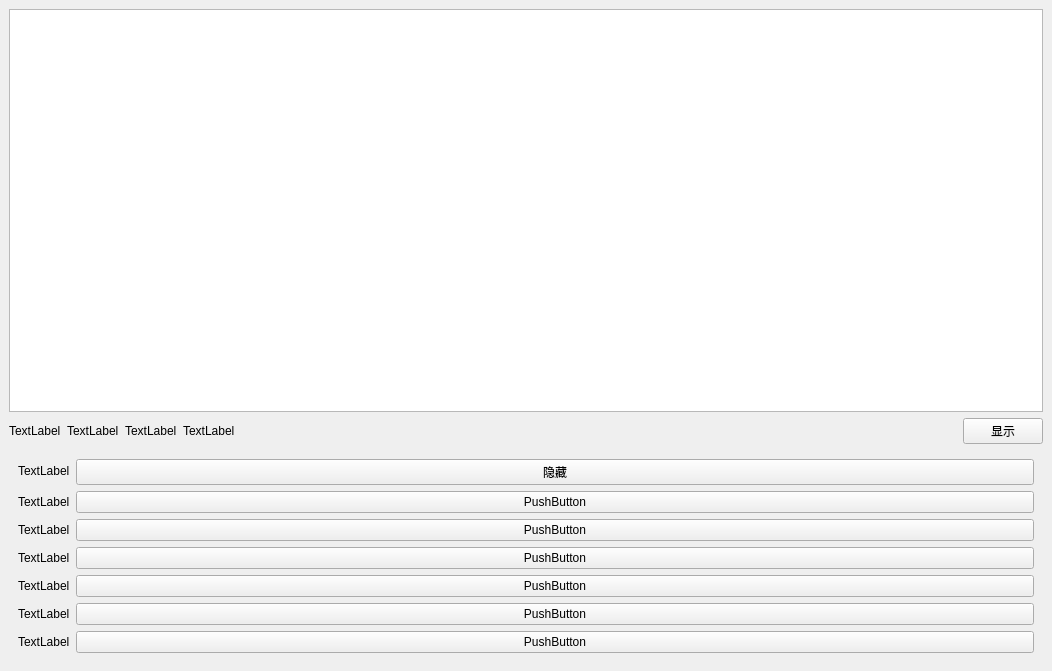
<?xml version="1.0" encoding="UTF-8"?>
<ui version="4.0">
 <class>MainWindow</class>
 <widget class="QMainWindow" name="MainWindow">
  <property name="geometry">
   <rect>
    <x>0</x>
    <y>0</y>
    <width>1052</width>
    <height>671</height>
   </rect>
  </property>
  <property name="windowTitle">
   <string>MainWindow</string>
  </property>
  <widget class="QWidget" name="centralwidget">
   <layout class="QVBoxLayout" name="verticalLayout_4">
    <item>
     <layout class="QVBoxLayout" name="verticalLayout_3">
      <item>
       <layout class="QVBoxLayout" name="verticalLayout">
        <item>
         <widget class="QTextEdit" name="textEdit"/>
        </item>
        <item>
         <layout class="QHBoxLayout" name="horizontalLayout">
          <item>
           <widget class="QLabel" name="label">
            <property name="text">
             <string>TextLabel</string>
            </property>
           </widget>
          </item>
          <item>
           <widget class="QLabel" name="label_2">
            <property name="text">
             <string>TextLabel</string>
            </property>
           </widget>
          </item>
          <item>
           <widget class="QLabel" name="label_3">
            <property name="text">
             <string>TextLabel</string>
            </property>
           </widget>
          </item>
          <item>
           <widget class="QLabel" name="label_4">
            <property name="text">
             <string>TextLabel</string>
            </property>
           </widget>
          </item>
          <item>
           <spacer name="horizontalSpacer">
            <property name="orientation">
             <enum>Qt::Horizontal</enum>
            </property>
            <property name="sizeHint" stdset="0">
             <size>
              <width>40</width>
              <height>20</height>
             </size>
            </property>
           </spacer>
          </item>
          <item>
           <widget class="QPushButton" name="bt_show">
            <property name="text">
             <string>显示</string>
            </property>
           </widget>
          </item>
         </layout>
        </item>
       </layout>
      </item>
      <item>
       <widget class="QWidget" name="wg_result" native="true">
        <layout class="QVBoxLayout" name="verticalLayout_2">
         <item>
          <layout class="QFormLayout" name="formLayout">
           <item row="0" column="0">
            <widget class="QLabel" name="label_5">
             <property name="text">
              <string>TextLabel</string>
             </property>
            </widget>
           </item>
           <item row="0" column="1">
            <widget class="QPushButton" name="bt_hide">
             <property name="text">
              <string>隐藏</string>
             </property>
            </widget>
           </item>
           <item row="1" column="0">
            <widget class="QLabel" name="label_6">
             <property name="text">
              <string>TextLabel</string>
             </property>
            </widget>
           </item>
           <item row="1" column="1">
            <widget class="QPushButton" name="pushButton_3">
             <property name="text">
              <string>PushButton</string>
             </property>
            </widget>
           </item>
           <item row="2" column="0">
            <widget class="QLabel" name="label_7">
             <property name="text">
              <string>TextLabel</string>
             </property>
            </widget>
           </item>
           <item row="2" column="1">
            <widget class="QPushButton" name="pushButton_4">
             <property name="text">
              <string>PushButton</string>
             </property>
            </widget>
           </item>
           <item row="3" column="0">
            <widget class="QLabel" name="label_8">
             <property name="text">
              <string>TextLabel</string>
             </property>
            </widget>
           </item>
           <item row="3" column="1">
            <widget class="QPushButton" name="pushButton_5">
             <property name="text">
              <string>PushButton</string>
             </property>
            </widget>
           </item>
           <item row="4" column="0">
            <widget class="QLabel" name="label_9">
             <property name="text">
              <string>TextLabel</string>
             </property>
            </widget>
           </item>
           <item row="4" column="1">
            <widget class="QPushButton" name="pushButton_6">
             <property name="text">
              <string>PushButton</string>
             </property>
            </widget>
           </item>
           <item row="5" column="0">
            <widget class="QLabel" name="label_10">
             <property name="text">
              <string>TextLabel</string>
             </property>
            </widget>
           </item>
           <item row="5" column="1">
            <widget class="QPushButton" name="pushButton_7">
             <property name="text">
              <string>PushButton</string>
             </property>
            </widget>
           </item>
           <item row="6" column="0">
            <widget class="QLabel" name="label_11">
             <property name="text">
              <string>TextLabel</string>
             </property>
            </widget>
           </item>
           <item row="6" column="1">
            <widget class="QPushButton" name="pushButton_8">
             <property name="text">
              <string>PushButton</string>
             </property>
            </widget>
           </item>
          </layout>
         </item>
        </layout>
       </widget>
      </item>
     </layout>
    </item>
   </layout>
  </widget>
 </widget>
 <resources/>
 <connections/>
</ui>
